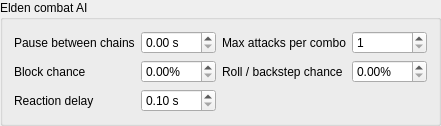
            <widget class="QGroupBox" name="eldenCombatAiGroupBox">
             <property name="toolTip">
              <string>Applies to characters using Elden combat. Requires Elden combat to be enabled.</string>
             </property>
             <property name="title">
              <string>Elden combat AI</string>
             </property>
             <layout class="QGridLayout" name="eldenCombatAiLayout">
              <item row="0" column="0">
               <widget class="QLabel" name="eldenAiAttackDelayLabel">
                <property name="text">
                 <string>Pause between chains</string>
                </property>
                <property name="buddy">
                 <cstring>eldenAiAttackDelaySpinBox</cstring>
                </property>
               </widget>
              </item>
              <item row="0" column="1">
               <widget class="QDoubleSpinBox" name="eldenAiAttackDelaySpinBox">
                <property name="toolTip">
                 <string>Minimum pause after an attack chain ends. Increase this to give yourself more time between enemy attacks.</string>
                </property>
                <property name="suffix">
                 <string> s</string>
                </property>
                <property name="maximum">
                 <double>10.000000000000000</double>
                </property>
                <property name="singleStep">
                 <double>0.100000000000000</double>
                </property>
               </widget>
              </item>
              <item row="0" column="2">
               <widget class="QLabel" name="eldenAiMaxComboAttacksLabel">
                <property name="text">
                 <string>Max attacks per combo</string>
                </property>
                <property name="buddy">
                 <cstring>eldenAiMaxComboAttacksSpinBox</cstring>
                </property>
               </widget>
              </item>
              <item row="0" column="3">
               <widget class="QSpinBox" name="eldenAiMaxComboAttacksSpinBox">
                <property name="toolTip">
                 <string>Maximum number of attacks before an enemy pauses. Set to 1 to disable attack combinations.</string>
                </property>
                <property name="minimum">
                 <number>1</number>
                </property>
                <property name="maximum">
                 <number>6</number>
                </property>
               </widget>
              </item>
              <item row="1" column="0">
               <widget class="QLabel" name="eldenAiBlockChanceLabel">
                <property name="text">
                 <string>Block chance</string>
                </property>
                <property name="buddy">
                 <cstring>eldenAiBlockChanceSpinBox</cstring>
                </property>
               </widget>
              </item>
              <item row="1" column="1">
               <widget class="QDoubleSpinBox" name="eldenAiBlockChanceSpinBox">
                <property name="toolTip">
                 <string>Chance to block an incoming attack when the character can guard. Set to 0 to disable deliberate AI blocking.</string>
                </property>
                <property name="suffix">
                 <string>%</string>
                </property>
                <property name="maximum">
                 <double>100.000000000000000</double>
                </property>
                <property name="singleStep">
                 <double>5.000000000000000</double>
                </property>
               </widget>
              </item>
              <item row="1" column="2">
               <widget class="QLabel" name="eldenAiDodgeChanceLabel">
                <property name="text">
                 <string>Roll / backstep chance</string>
                </property>
                <property name="buddy">
                 <cstring>eldenAiDodgeChanceSpinBox</cstring>
                </property>
               </widget>
              </item>
              <item row="1" column="3">
               <widget class="QDoubleSpinBox" name="eldenAiDodgeChanceSpinBox">
                <property name="toolTip">
                 <string>Chance to roll or backstep away from an incoming attack when not blocking and a safe route exists. Set to 0 to disable AI dodges.</string>
                </property>
                <property name="suffix">
                 <string>%</string>
                </property>
                <property name="maximum">
                 <double>100.000000000000000</double>
                </property>
                <property name="singleStep">
                 <double>5.000000000000000</double>
                </property>
               </widget>
              </item>
              <item row="2" column="0">
               <widget class="QLabel" name="eldenAiReactionTimeLabel">
                <property name="text">
                 <string>Reaction delay</string>
                </property>
                <property name="buddy">
                 <cstring>eldenAiReactionTimeSpinBox</cstring>
                </property>
               </widget>
              </item>
              <item row="2" column="1">
               <widget class="QDoubleSpinBox" name="eldenAiReactionTimeSpinBox">
                <property name="toolTip">
                 <string>Delay before responding to an incoming attack. Increase this to make enemies react more slowly.</string>
                </property>
                <property name="suffix">
                 <string> s</string>
                </property>
                <property name="minimum">
                 <double>0.100000000000000</double>
                </property>
                <property name="maximum">
                 <double>2.000000000000000</double>
                </property>
                <property name="singleStep">
                 <double>0.050000000000000</double>
                </property>
               </widget>
              </item>
             </layout>
            </widget>
